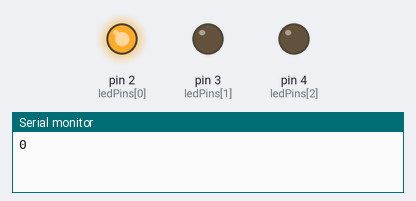
The sketch below on a simulated Arduino Uno, built with avr-gcc and run on an emulated ATmega328P. Shown: output pins drawn as LEDs (lit = HIGH), the last lines printed to the serial monitor.

Above: at 0.05 s.
At 0.55 s:
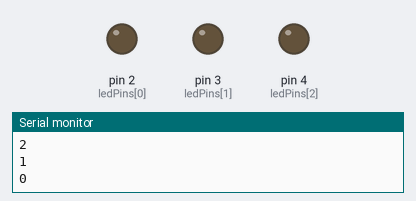
At 1.45 s:
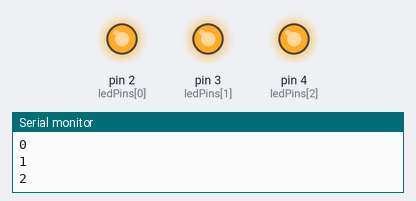
At 2.75 s:
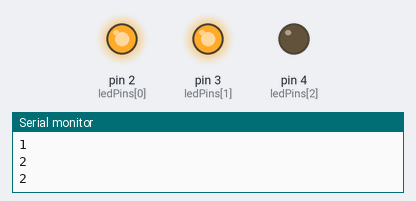
Timing chart, 0 to 3.0 s (numbered marks = the images above):
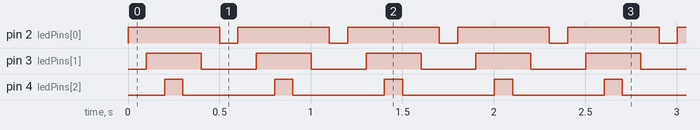

Measured:
- by itself, pin 2 (ledPins[0]): alternates HIGH for 0.50 s and LOW for 0.10 s
- by itself, pin 3 (ledPins[1]): alternates HIGH for 0.30 s and LOW for 0.30 s
- by itself, pin 4 (ledPins[2]): alternates HIGH for 0.10 s and LOW for 0.50 s

The sketch:

led_for.ino
```cpp
int ledPins[] = {2,3,4};

void setup() {
  Serial.begin(9600);
  for (int i=0; i<=2;i++){
    pinMode(ledPins[i],OUTPUT);
  }
}

void loop() {
  for (int i=0; i<=2;i++){
    Serial.println(i);
    digitalWrite(ledPins[i],HIGH);
    delay(100);
  }
  for (int i=2; i>=0;i--){
    Serial.println(i);
    digitalWrite(ledPins[i],LOW);
    delay(100);
  }
}
```
